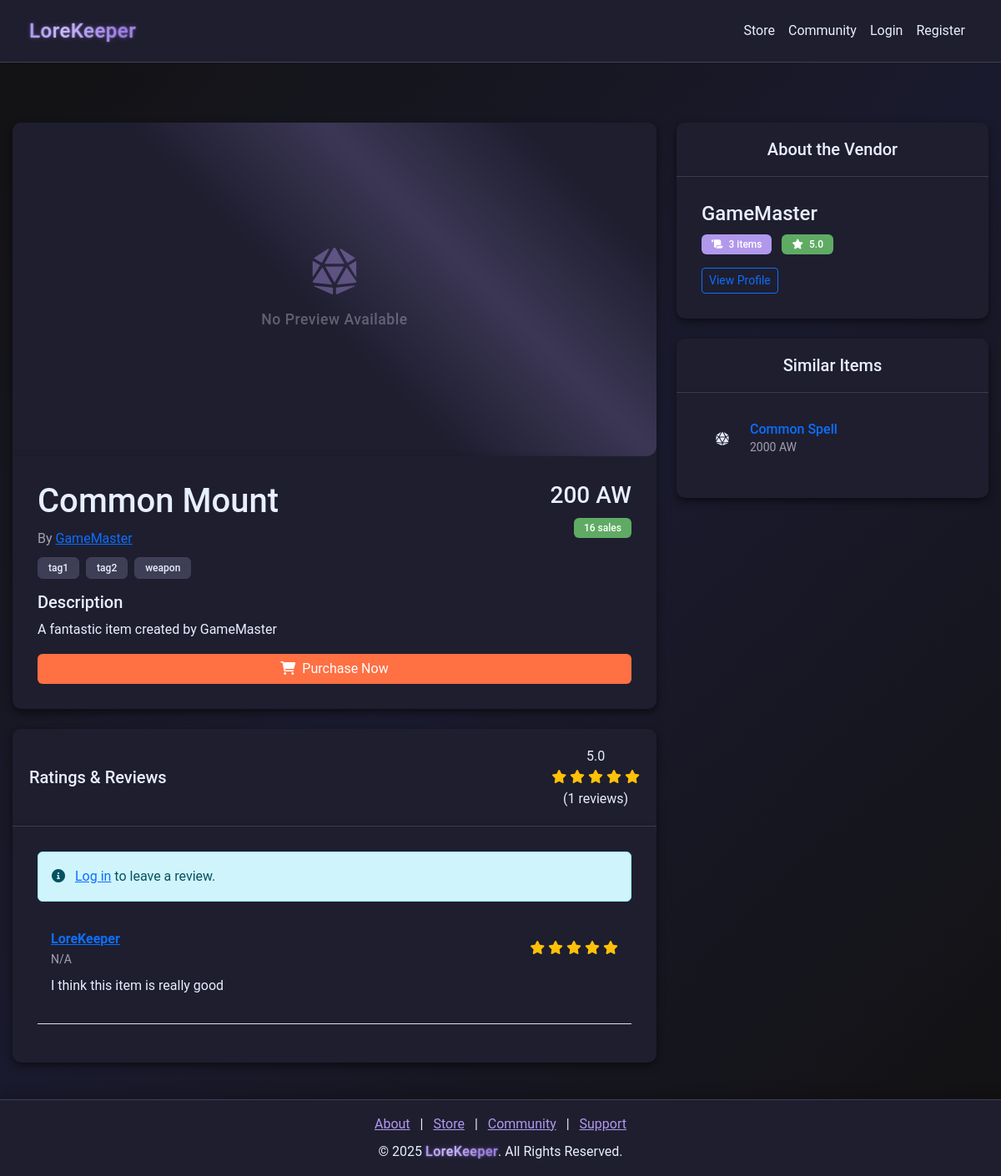
/store/item/1, run on an earlier commit of the app's database.
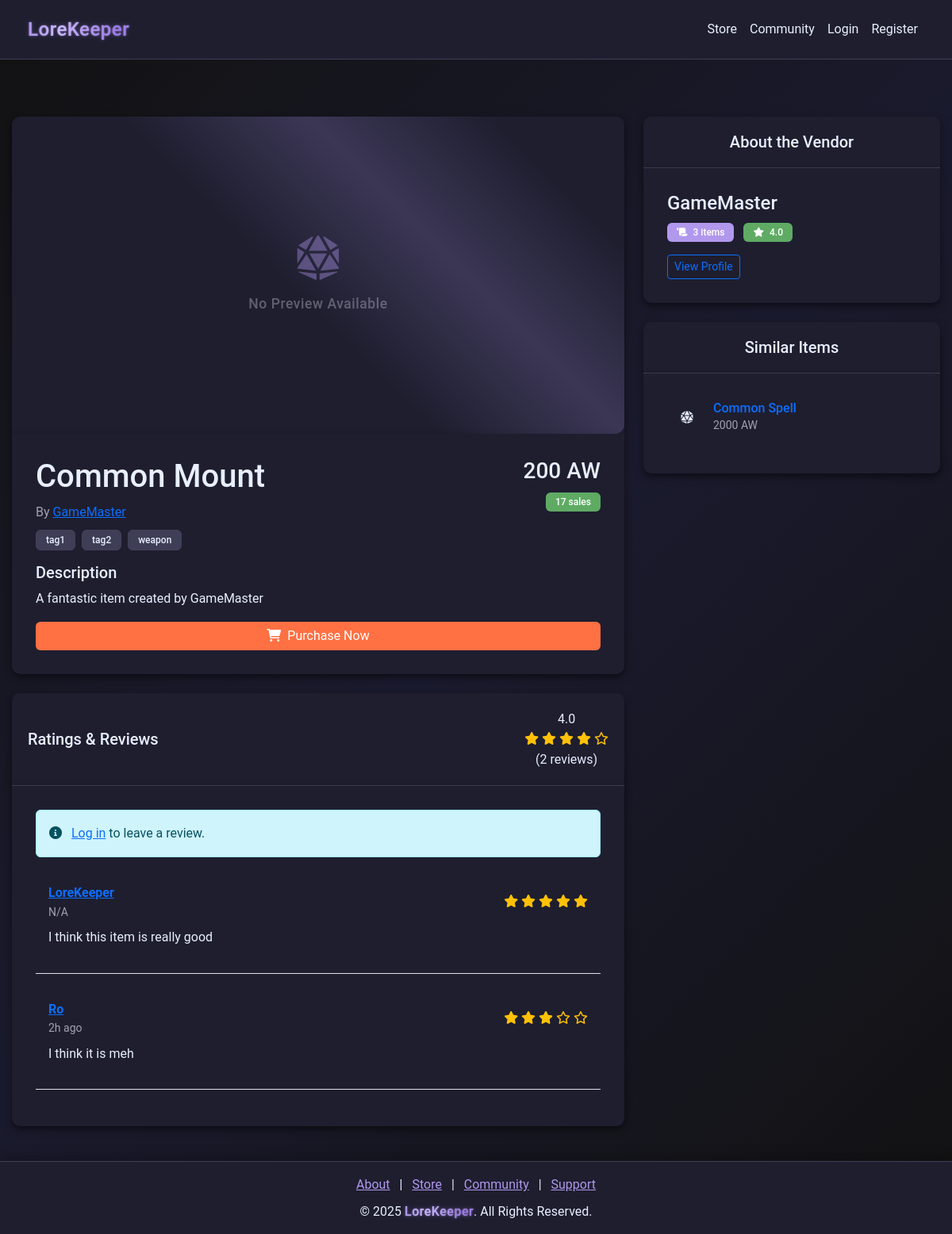
And on a later commit of the database.
### models.py (models this page shows)
class Item(db.Model):
    __tablename__ = "items"
    id = db.Column(db.Integer, primary_key=True)
    name = db.Column(db.String(64), nullable=False)
    description = db.Column(db.Text)
    price = db.Column(db.Float, nullable=False)
    vendor_id = db.Column(
        db.Integer, db.ForeignKey("vendors.id"), nullable=False, index=True
    )
    reviews = db.relationship(
        "ReviewOfItem", backref="item", lazy=True, cascade="all, delete-orphan"
    )
    category = db.Column(db.String(64), nullable=False, index=True)
    tags = db.Column(db.String(256))
    sales = db.Column(db.Integer, default=0)
    status = db.Column(db.String(64), default="Active", index=True)
    created_at = db.Column(db.DateTime, default=datetime.utcnow)

class User(db.Model):
    __tablename__ = "users"
    id = db.Column(db.Integer, primary_key=True)
    username = db.Column(db.String(64), nullable=False, index=True)
    email = db.Column(db.String(128), unique=True, nullable=False, index=True)
    password = db.Column(db.String(128), nullable=False)
    bio = db.Column(db.String(256), default="")
    privilege_id = db.Column(db.Integer, db.ForeignKey("privileges.id"), default=1)
    created_at = db.Column(db.DateTime, default=datetime.utcnow)
    status = db.Column(db.String(64), default="Active", index=True)
    balance = db.Column(db.Integer, default=0)
    pending_balance = db.Column(db.Integer, default=0)
    purchases = db.relationship(
        "Purchase", back_populates="user", lazy=True, cascade="all, delete-orphan"
    )
    subscription = db.relationship(
        "Subscription", back_populates="user", lazy=True, cascade="all, delete-orphan"
    )
    received_transactions = db.relationship(
        "Receipt", foreign_keys="Receipt.receiver_id", back_populates="receiver"
    )
    tickets = db.relationship("SupportTicket", back_populates="user")
    responses = db.relationship("SupportTicketResponse", back_populates="responder")
    balance_logs = db.relationship("TransactionLog", back_populates="user")
    game_states = db.relationship("GameState", back_populates="user")
    grindstone_items = db.relationship("GrindStoneItem", back_populates="user")
    community_posts = db.relationship("CommunityPost", back_populates="creator")
    community_replies = db.relationship("CommunityReply", back_populates="creator")

class ReviewOfItem(db.Model):
    __tablename__ = "reviews_of_items"
    id = db.Column(db.Integer, primary_key=True)
    user_id = db.Column(db.Integer, db.ForeignKey("users.id"), nullable=False)
    item_id = db.Column(db.Integer, db.ForeignKey("items.id"), nullable=False)
    rating = db.Column(db.Integer, nullable=False)
    review = db.Column(db.Text)
    created_at = db.Column(db.DateTime, default=datetime.utcnow)

### app.py (the view)
@app.route("/store/item/<int:item_id>")
def item_preview(item_id):
    item = Item.query.get_or_404(item_id)
    reviews = ReviewOfItem.query.filter_by(item_id=item_id).all()
    avg_rating = 0
    if reviews:
        avg_rating = sum(review.rating for review in reviews) / len(reviews)
    vendor_items_count = Item.query.filter_by(vendor_id=item.vendor_id).count()
    vendor_name = User.query.get(item.vendor_id).username
    vendor_items = Item.query.filter_by(vendor_id=item.vendor_id).all()
    vendor_reviews = []
    for vendor_item in vendor_items:
        vendor_reviews.extend(
            ReviewOfItem.query.filter_by(item_id=vendor_item.id).all()
        )
    vendor_rating = 0
    if vendor_reviews:
        vendor_rating = sum(review.rating for review in vendor_reviews) / len(
            vendor_reviews
        )
    similar_items = []
    if item.tags:
        similar_items = (
            Item.query.filter(Item.id != item_id, Item.category == item.category)
            .limit(5)
            .all()
        )
    enriched_reviews = []
    for review in reviews:
        user = User.query.get(review.user_id)
        enriched_reviews.append(
            {
                "user_id": review.user_id,
                "username": user.username if user else "Unknown User",
                "rating": review.rating,
                "review": review.review,
                "created_at": review.created_at,
            }
        )
    return render_template(
        "item_preview.html",
        item=item,
        reviews=enriched_reviews,
        avg_rating=avg_rating,
        vendor_items_count=vendor_items_count,
        vendor_rating=vendor_rating,
        similar_items=similar_items,
        vendor_name=vendor_name,
    )

### templates/item_preview.html (shortened to what this page needs)
{% extends "nav_footer_template.html" %}
{% block content %}
<div id="wrapper">
    <div class="container mt-5">
        <div class="row">
            <div class="col-lg-8">
                <div class="card mb-4">
                    {% if item.image_url %}
                    <img src="{{ item.image_url }}" class="card-img-top item-image" alt="{{ item.name }}">
                    {% else %}
                    <div class="item-preview-placeholder">
                        <div class="shimmer-overlay"></div>
                        <div class="placeholder-content">
                            <i class="fas fa-dice-d20 fa-3x"></i>
                            <p>No Preview Available</p>
                        </div>
                    </div>
                    {% endif %}
                    <div class="card-body">
                        <div class="d-flex justify-content-between align-items-start">
                            <div>
                                <h1 class="card-title item-title mb-2">{{ item.name|default('Item Name') }}</h1>
                                <p class="text-muted mb-2">By <a href="/user/{{ item.vendor_id }}" class="vendor-name">{{ vendor_name|default('Vendor') }}</a></p>
                            </div>
                            <div class="text-end">
                                <h3 class="item-price mb-2">{{ (item.price|int)|default(0) }} AW</h3>
                                <span class="badge bg-success sales-count">{{ (item.sales|int)|default(0) }} sales</span>
                            </div>
                        </div>
                        <div class="item-tags mb-3">
                            {% if item.tags %}
                                {% for tag in item.tags.split(',') %}
                                    <span class="badge bg-secondary me-1">{{ tag.strip() }}</span>
                                {% endfor %}
                            {% else %}
                                <span class="badge bg-secondary">No tags</span>
                            {% endif %}
                        </div>
                        <h5>Description</h5>
                        <p class="item-description">{{ item.description|default('No description available.') }}</p>
                        <div class="d-grid gap-2">
                            <a href="{{ url_for('checkout', item_id=item.id) }}" class="btn btn-primary purchase-btn store-color">
                                <i class="fas fa-shopping-cart me-2"></i>Purchase Now
                            </a>
                        </div>
                    </div>
                </div>
                <div class="card mb-4">
                    <div class="card-header">
                        <div class="d-flex justify-content-between align-items-center">
                            <h3 class="h5 mb-0">Ratings & Reviews</h3>
                            <div class="rating-summary">
                                <span class="average-rating">{{ avg_rating|default('0.0') }}</span>
                                <div class="stars">
                                    {% for i in range(5) %}
                                        {% if i < avg_rating|int %}
                                            <i class="fas fa-star text-warning"></i>
                                        {% elif i < avg_rating and i >= avg_rating|int %}
                                            <i class="fas fa-star-half-alt text-warning"></i>
                                        {% else %}
                                            <i class="far fa-star text-warning"></i>
                                        {% endif %}
                                    {% endfor %}
                                </div>
                                <span class="rating-count">({{ reviews|length|default(0) }} reviews)</span>
                            </div>
                        </div>
                    </div>
                    <div class="card-body">
                        {% if session.get('user_id') %}
                            <form id="reviewForm" class="mb-4" action="{{ url_for('submit_review', item_id=item.id) }}" method="POST">
                                <div class="mb-3">
                                    <label class="form-label">Your Rating</label>
                                    <div class="rating-input">
                                        <input type="hidden" name="rating" id="selected_rating" value="5">
                                        <i class="fas fa-star active" data-rating="1"></i>
                                        <i class="fas fa-star active" data-rating="2"></i>
                                        <i class="fas fa-star active" data-rating="3"></i>
                                        <i class="fas fa-star active" data-rating="4"></i>
                                        <i class="fas fa-star active" data-rating="5"></i>
                                    </div>
                                </div>
                                <div class="mb-3">
                                    <label for="reviewText" class="form-label">Your Review</label>
                                    <textarea class="form-control" id="reviewText" name="review_text" rows="3" required></textarea>
                                </div>
                                <button type="submit" class="btn btn-primary">Submit Review</button>
                            </form>
                        {% else %}
                            <div class="alert alert-info">
                                <i class="fas fa-info-circle me-2"></i>
                                <a href="{{ url_for('login') }}">Log in</a> to leave a review.
                            </div>
                        {% endif %}
                        <div id="reviewsList">
                            {% if reviews %}
                                {% for review in reviews %}
                                    <div class="review-item mb-3 p-3 border-bottom">
                                        <div class="d-flex justify-content-between align-items-center">
                                            <div>
                                                <a href="/user/{{ review.user_id }}" class="fw-bold">{{ review.username }}</a>
                                                <div class="small text-muted">
                                                    {{ review.created_at|format_date}}
                                                </div>
                                            </div>
                                            <div class="review-rating">
                                                {% for i in range(5) %}
                                                    {% if i < review.rating %}
                                                        <i class="fas fa-star text-warning"></i>
                                                    {% else %}
                                                        <i class="far fa-star text-warning"></i>
                                                    {% endif %}
                                                {% endfor %}
                                            </div>
                                        </div>
                                        <p class="mt-2">{{ review.review }}</p>
                                    </div>
                                {% endfor %}
                            {% else %}
                                <div class="text-center text-muted py-4">
                                    <i class="fas fa-comment-slash fa-2x mb-2"></i>
                                    <p>No reviews yet. Be the first to leave a review!</p>
                                </div>
                            {% endif %}
                        </div>
                    </div>
                </div>
            </div>
            <div class="col-lg-4">
                <div class="card mb-4">
                    <div class="card-header">
                        <h3 class="h5 mb-0">About the Vendor</h3>
                    </div>
                    <div class="card-body">
                        <div class="vendor-info">
                            <h4 class="vendor-name mb-2">{{ vendor_name|default('Vendor') }}</h4>
                            <p class="vendor-stats mb-3">
                                <span class="badge bg-primary me-2">
                                    <i class="fas fa-scroll me-1"></i>
                                    <span class="total-items">{{ vendor_items_count|default(0) }}</span> items
                                </span>
                                <span class="badge bg-success">
                                    <i class="fas fa-star me-1"></i>
                                    <span class="vendor-rating">{{ vendor_rating|default('0.0') }}</span>
                                </span>
                            </p>
                            <a href="/user/{{ item.vendor_id }}" class="btn btn-outline-primary btn-sm">View Profile</a>
                        </div>
                    </div>
                </div>
                <div class="card">
                    <div class="card-header">
                        <h3 class="h5 mb-0">Similar Items</h3>
                    </div>
                    <div class="card-body">
                        <div class="similar-items-list">
                            {% if similar_items %}
                                {% for similar_item in similar_items %}
                                    <div class="similar-item mb-3">
                                        <div class="d-flex align-items-center">
                                            <div class="flex-shrink-0 me-2">
                                                {% if similar_item.image_url %}
                                                    <img src="{{ similar_item.image_url }}" class="similar-item-img" width="50" height="50" alt="{{ similar_item.name }}">
                                                {% else %}
                                                    <div class="similar-item-placeholder">
                                                        <i class="fas fa-dice-d20"></i>
                                                    </div>
                                                {% endif %}
                                            </div>
                                            <div class="flex-grow-1">
                                                <a href="{{ url_for('item_preview', item_id=similar_item.id) }}" class="text-decoration-none">
                                                    <h6 class="mb-0">{{ similar_item.name }}</h6>
                                                </a>
                                                <div class="text-muted small">{{ (similar_item.price|int) }} AW</div>
                                            </div>
                                        </div>
                                    </div>
                                {% endfor %}
                            {% else %}
                                <div class="text-center text-muted py-3">
                                    <i class="fas fa-search fa-2x mb-2"></i>
                                    <p>No similar items found.</p>
                                </div>
                            {% endif %}
                        </div>
                    </div>
                </div>
            </div>
        </div>
    </div>
</div>
{% endblock %}

What changed in the data, as far as the page shows it:
changed Item "Common Mount": sales "16" → "17"
now on this page (row unchanged): User: username "Ro"
added ReviewOfItem: created_at "2h ago", review "I think it is meh"
Also different on the page:
{{ avg_rating|default('0.0') }}: "5.0" → "4.0"
{{ reviews|length|default(0) }}: "1" → "2"
{{ vendor_rating|default('0.0') }}: "5.0" → "4.0"
